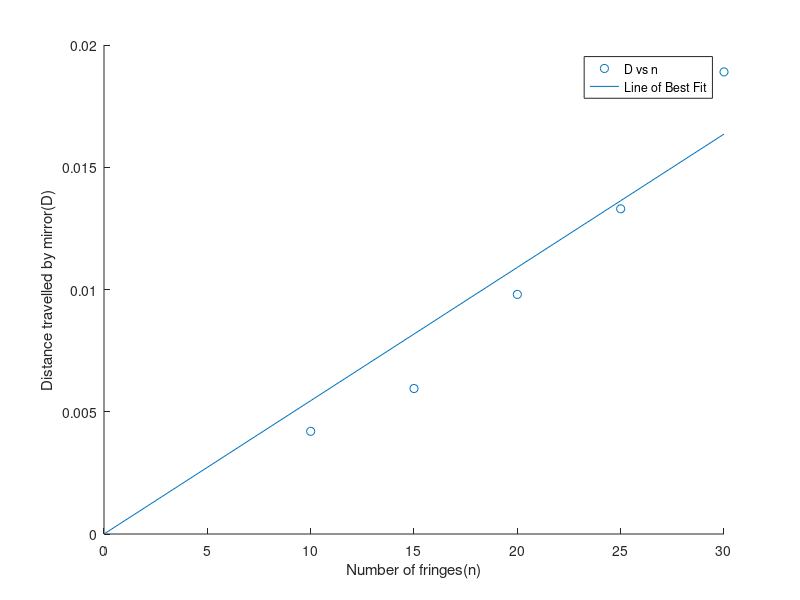

Write MATLAB code to recreate this figure.
clc
clear all
n = [10 15 20 25 30];
D = 0.1*[0.042 0.0595 0.098 0.133 0.189];
t1 = sum(n.*D);
t2 = sum(n.^2);
m = t1/t2;
n1 = [0 10 15 20 25 30];
d = m.*n1;
scatter(n,D);
hold on;
plot(n1,d);
xlabel('Number of fringes(n)');
ylabel('Distance travelled by mirror(D)');
legend('D vs n','Line of Best Fit');